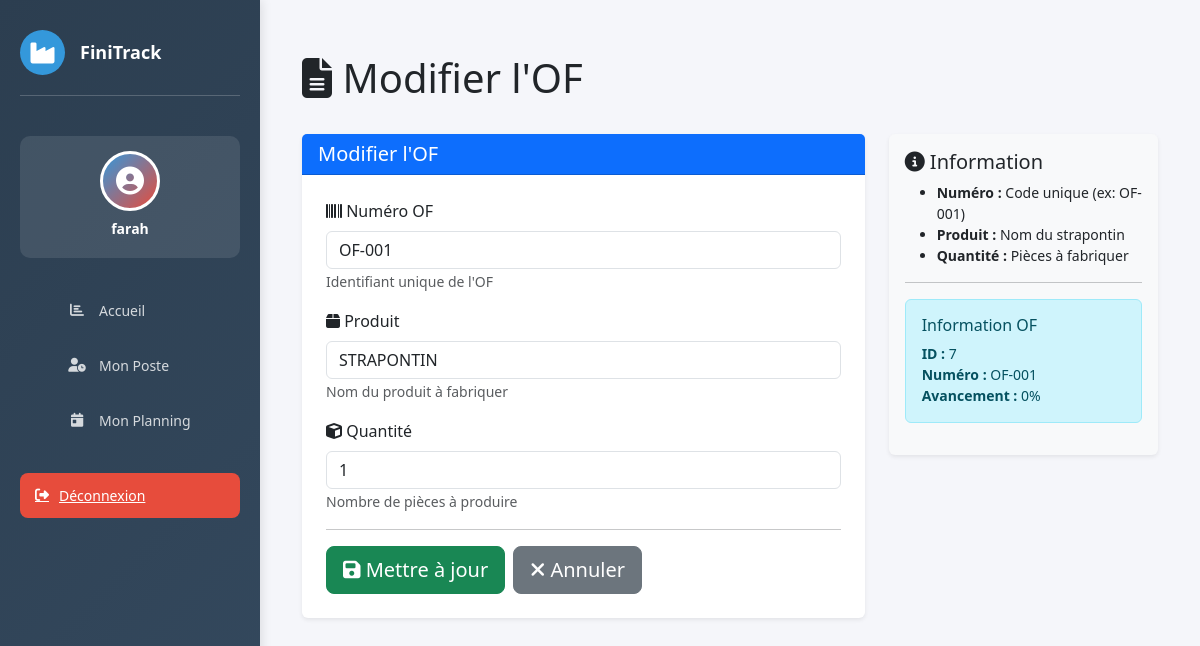
Page /of/7/modifier/ (signed in) on the committed database.
### website/models.py (models this page shows, shortened)
class OrdreFabrication(models.Model):
    numero   = models.CharField(max_length=50, unique=True)
    produit  = models.CharField(max_length=200)
    quantite = models.PositiveIntegerField(default=1)
    @property
    def avancement(self):
        operations = self.operationof_set.all()
        total = operations.count()
        if total == 0:
            return 0
        terminees = 0
        for op in operations:
            if op.statut == 'termine':
                terminees += 1
        return round((terminees / total) * 100)

### website/views.py (the view)
# urls.py: path('of/<int:id>/modifier/', views.of_form, name='modifier_of'),
@login_required(login_url='home')
def of_form(request, id=None):
    of = get_object_or_404(OrdreFabrication, id=id) if id else None
    titre = "Modifier l'OF" if of else "Ajouter un OF"
    if request.method == 'POST':
        form = OrdreFabricationForm(request.POST, instance=of)
        if form.is_valid():
            of = form.save()
            if not id:  # C'est un nouvel OF
                gammes = GammeOperation.objects.all().order_by('ordre')
                for gamme in gammes:
                    OperationOF.objects.create(
                        of=of,
                        gamme_operation=gamme
                    )
                messages.success(request, f"✅ OF {of.numero} créé avec {gammes.count()} opérations!")
            else:
                messages.success(request, f"✅ OF {of.numero} modifié!")
            return redirect('of_list')
    else:
        form = OrdreFabricationForm(instance=of)
    return render(request, 'of/of_form.html', {'form': form, 'titre': titre, 'of': of})

### website/forms.py
class OrdreFabricationForm(forms.ModelForm):
    class Meta:
        model = OrdreFabrication
        fields = ['numero', 'produit', 'quantite']
        widgets = {
            'numero': forms.TextInput(attrs={
                'class': 'form-control',
                'placeholder': 'Ex: OF-001',
                'help_text': 'Code unique de l\'OF'
            }),
            'produit': forms.TextInput(attrs={
                'class': 'form-control',
                'placeholder': 'Ex: Strapontin modèle X'
            }),
            'quantite': forms.NumberInput(attrs={
                'class': 'form-control',
                'placeholder': 'Ex: 10',
                'min': 1
            }),
        }

### website/templates/of/of_form.html (shortened to what this page needs)
{% extends 'base.html' %}
{% load static %}
{% block content %}
<div class="container mt-4">
    <div class="row mb-4">
        <div class="col-md-8">
            <h1 class="display-6">
                <i class="fas fa-file-alt"></i> {{ titre }}
            </h1>
        </div>
    </div>
    <div class="row">
        <div class="col-lg-8">
            <div class="card border-0 shadow-sm">
                <div class="card-header bg-primary text-white">
                    <h5 class="mb-0">{{ titre }}</h5>
                </div>
                <div class="card-body p-4">
                    <form method="POST" novalidate>
                        <div class="mb-3">
                            <label class="form-label">
                                <i class="fas fa-barcode"></i> Numéro OF
                            </label>
                            {% if form.numero.errors %}
                                <input type="text" name="numero" class="form-control is-invalid"
                                       value="{{ form.numero.value|default:'' }}" required>
                                <div class="invalid-feedback">
                                    {{ form.numero.errors.0 }}
                                </div>
                            {% else %}
                                <input type="text" name="numero" class="form-control"
                                       placeholder="Ex: OF-001"
                                       value="{{ form.numero.value|default:'' }}" required>
                            {% endif %}
                            <small class="text-muted">Identifiant unique de l'OF</small>
                        </div>
                        <div class="mb-3">
                            <label class="form-label">
                                <i class="fas fa-box"></i> Produit
                            </label>
                            {% if form.produit.errors %}
                                <input type="text" name="produit" class="form-control is-invalid"
                                       value="{{ form.produit.value|default:'' }}" required>
                                <div class="invalid-feedback">
                                    {{ form.produit.errors.0 }}
                                </div>
                            {% else %}
                                <input type="text" name="produit" class="form-control"
                                       placeholder="Ex: Strapontin modèle X"
                                       value="{{ form.produit.value|default:'' }}" required>
                            {% endif %}
                            <small class="text-muted">Nom du produit à fabriquer</small>
                        </div>
                        <div class="mb-3">
                            <label class="form-label">
                                <i class="fas fa-cube"></i> Quantité
                            </label>
                            {% if form.quantite.errors %}
                                <input type="number" name="quantite" class="form-control is-invalid"
                                       value="{{ form.quantite.value|default:1 }}" min="1" required>
                                <div class="invalid-feedback">
                                    {{ form.quantite.errors.0 }}
                                </div>
                            {% else %}
                                <input type="number" name="quantite" class="form-control"
                                       placeholder="Ex: 10"
                                       value="{{ form.quantite.value|default:1 }}" min="1" required>
                            {% endif %}
                            <small class="text-muted">Nombre de pièces à produire</small>
                        </div>
                        <hr>
                        <div class="d-flex gap-2">
                            <button type="submit" class="btn btn-success btn-lg">
                                <i class="fas fa-save"></i>
                                {% if of %}Mettre à jour{% else %}Créer l'OF{% endif %}
                            </button>
                            <a href="{% url 'of_list' %}" class="btn btn-secondary btn-lg">
                                <i class="fas fa-times"></i> Annuler
                            </a>
                        </div>
                    </form>
                </div>
            </div>
        </div>
        <div class="col-lg-4">
            <div class="card border-0 shadow-sm bg-light">
                <div class="card-body">
                    <h5 class="card-title">
                        <i class="fas fa-info-circle"></i> Information
                    </h5>
                    <ul class="small">
                        <li><strong>Numéro :</strong> Code unique (ex: OF-001)</li>
                        <li><strong>Produit :</strong> Nom du strapontin</li>
                        <li><strong>Quantité :</strong> Pièces à fabriquer</li>
                    </ul>
                    {% if of %}
                    <hr>
                    <div class="alert alert-info">
                        <h6>Information OF</h6>
                        <p class="small mb-0">
                            <strong>ID :</strong> {{ of.id }}<br>
                            <strong>Numéro :</strong> {{ of.numero }}<br>
                            <strong>Avancement :</strong> {{ of.avancement }}%
                        </p>
                    </div>
                    {% endif %}
                </div>
            </div>
        </div>
    </div>
</div>
{% endblock %}

### website/templates/base.html (shortened to what this page needs)
{% load static %}
<!DOCTYPE html>
<html lang="fr">
<head>
    <link href="https://cdn.jsdelivr.net/npm/bootstrap@5.3.0/dist/css/bootstrap.min.css" rel="stylesheet">
    <link rel="stylesheet" href="https://cdnjs.cloudflare.com/ajax/libs/font-awesome/6.4.0/css/all.min.css">
</head>
<body>
    {% if user.is_authenticated %}
    <aside class="sidebar">
        <div class="sidebar-header">
            <div class="logo">
                <i class="fas fa-industry"></i>
            </div>
            <h3>FiniTrack</h3>
        </div>
        <div class="user-profile">
            <div class="user-avatar">
                <i class="fas fa-user-circle"></i>
            </div>
            <h6>{{ user.first_name|default:user.username }}</h6>
        </div>
        <ul class="sidebar-menu">
        {% if user.operateur_profil %}
             <li>
                <a href="{% url 'dashboard' %}">
                    <i class="fas fa-chart-bar"></i>
                    <span>Accueil </span>
                </a>
            </li>
            <li>
                <a href="{% url 'operateur_vue_simple' %}">
                    <i class="fas fa-user-clock"></i>
                    <span>Mon Poste</span>
                </a>
            </li>
            <li>
                <a href="{% url 'dashboard_operateur' operateur_id=user.operateur_profil.id %}">
                    <i class="fas fa-calendar-day"></i>
                    <span>Mon Planning</span>
                </a>
            </li>
        {% endif %}
        </ul>
        <a href="{% url 'logout' %}" class="logout-btn">
            <i class="fas fa-sign-out-alt"></i>
            <span>Déconnexion</span>
        </a>
    </aside>
    {% endif %}
    <div class="main-content">
        {% block content %}
        {% endblock %}
    </div>
</body>
</html>

### website/templates/base.html (style rules this page uses)
:root { --primary: #2c3e50; --secondary: #3498db; --danger: #e74c3c; --success: #27ae60; --warning: #f39c12; }
* { margin: 0; padding: 0; box-sizing: border-box; }
body { font-family: 'Segoe UI', Tahoma, Geneva, Verdana, sans-serif; background-color: #f5f6fa; }
.sidebar { position: fixed; top: 0; left: 0; height: 100vh; width: 260px; background: linear-gradient(135deg, var(--primary) 0%, #34495e 100%); color: white; padding: 30px 20px; overflow-y: auto; box-shadow: 2px 0 10px rgba(0,0,0,0.1); z-index: 1000; }
.sidebar-header { display: flex; align-items: center; gap: 15px; margin-bottom: 40px; padding-bottom: 20px; border-bottom: 1px solid rgba(255,255,255,0.2); }
.sidebar-header .logo { width: 45px; height: 45px; background: var(--secondary); border-radius: 50%; display: flex; align-items: center; justify-content: center; font-size: 24px; }
.sidebar-header h3 { font-size: 18px; font-weight: 700; margin: 0; }
.user-profile { background: rgba(255,255,255,0.1); padding: 15px; border-radius: 10px; margin-bottom: 30px; text-align: center; }
.user-avatar { width: 60px; height: 60px; background: linear-gradient(135deg, var(--secondary), var(--danger)); border-radius: 50%; margin: 0 auto 10px; display: flex; align-items: center; justify-content: center; font-size: 28px; border: 3px solid white; }
.user-profile h6 { margin: 10px 0 5px; font-weight: 600; font-size: 14px; }
.sidebar-menu { list-style: none; margin-bottom: 30px; }
.sidebar-menu li { margin-bottom: 10px; }
.sidebar-menu a { display: flex; align-items: center; gap: 12px; padding: 12px 15px; color: rgba(255,255,255,0.8); text-decoration: none; border-radius: 8px; transition: all 0.3s ease; font-size: 14px; }
.sidebar-menu i { width: 20px; text-align: center; }
.logout-btn { display: flex; align-items: center; gap: 10px; width: 100%; padding: 12px 15px; background: var(--danger); color: white; border: none; border-radius: 8px; cursor: pointer; font-size: 14px; transition: all 0.3s ease; text-align: left; }
.main-content { margin-left: 260px; padding: 30px; min-height: 100vh; }

### rows in the picture
OrdreFabrication: numero "OF-001", produit "STRAPONTIN", id "7", avancement "0"

### other values in the picture
{{ user.first_name|default:user.username }} "farah"
{{ titre }} "Modifier l'OF"
